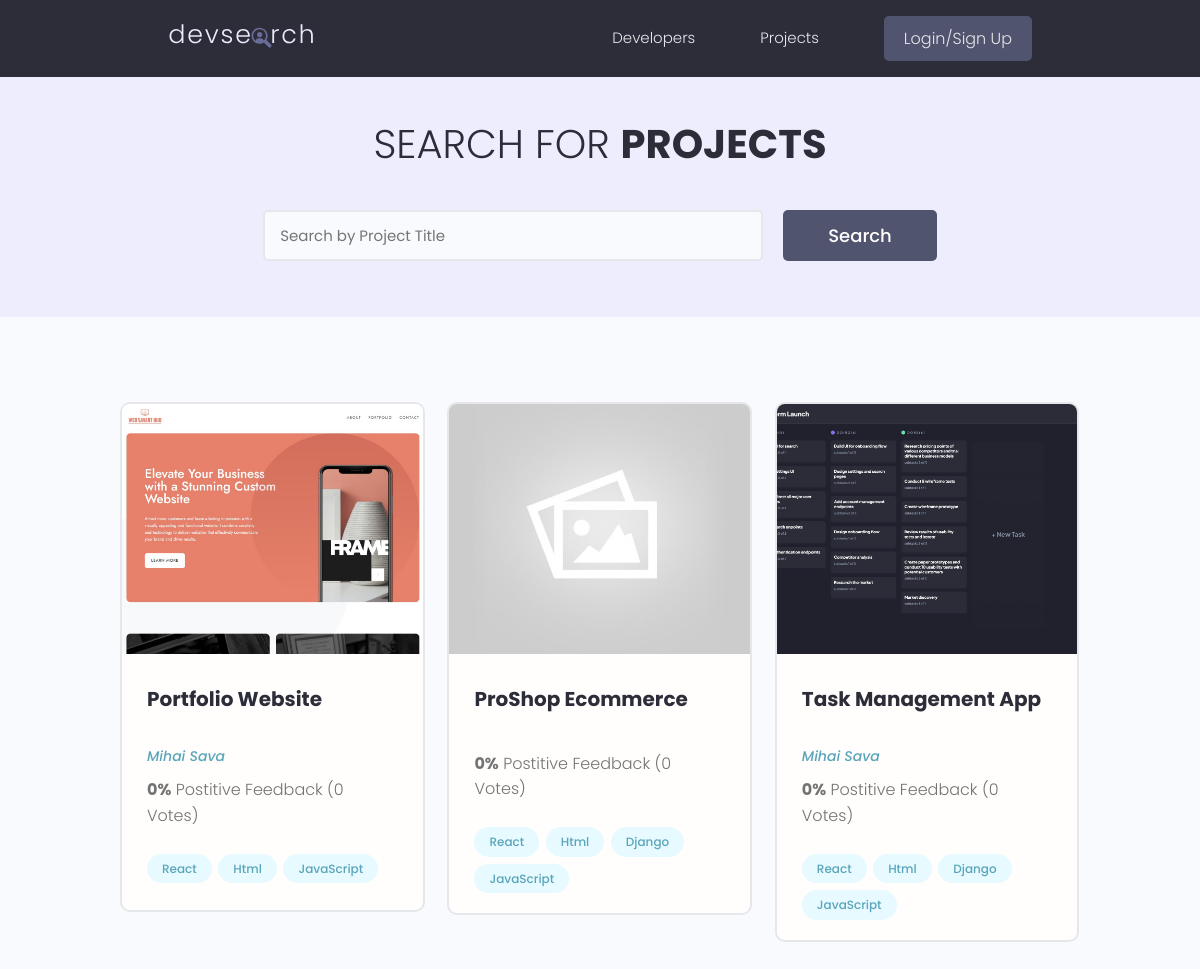
Before: /projects/ with the older database file.
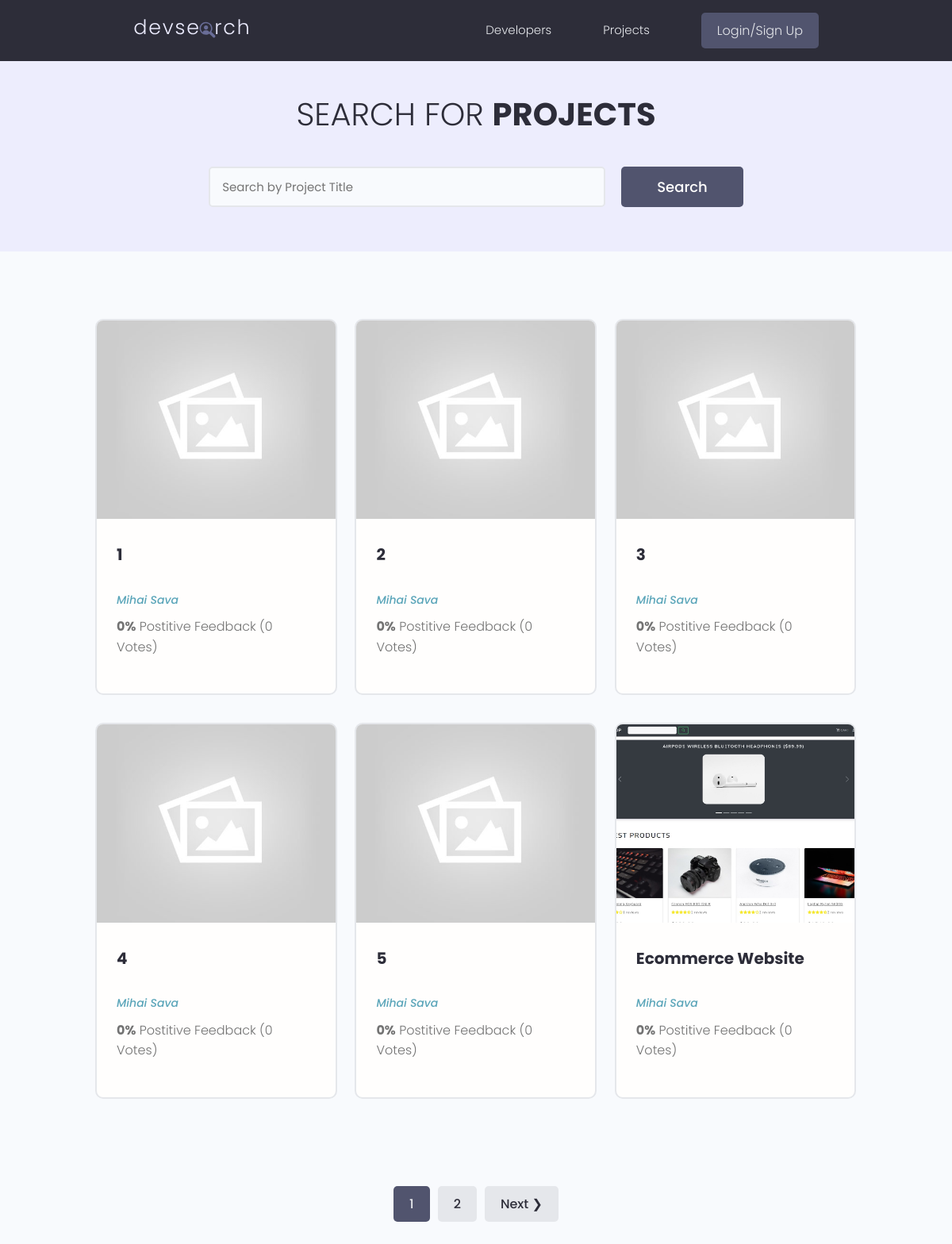
After: the same page with the newer database file.
### projects/models.py (models this page shows, shortened)
class Project(models.Model):
    owner = models.ForeignKey(
        Profile, null=True, blank=True, on_delete=models.CASCADE)
    title = models.CharField(max_length=200)
    description = models.TextField(null=True, blank=True)
    featured_imaged = models.ImageField(
        null=True, blank=True, default='default.jpg')
    demo_link = models.CharField(max_length=1000, null=True, blank=True)
    source_link = models.CharField(max_length=1000, null=True, blank=True)
    vote_total = models.IntegerField(default=0)
    vote_ratio = models.IntegerField(default=0)
    tags = models.ManyToManyField('Tag', blank=True)
    created = models.DateTimeField(auto_now_add=True)
    id = models.UUIDField(default=uuid.uuid4, unique=True,
                          primary_key=True, editable=False)
    class Meta:
        ordering = ['-vote_ratio', '-vote_total', 'title']
    @property
    def imageURL(self):
        try:
            img = self.featured_imaged
        except:
            img = ''
        return img

class Tag(models.Model):
    name = models.CharField(max_length=200)
    created = models.DateTimeField(auto_now_add=True)
    id = models.UUIDField(default=uuid.uuid4, unique=True,
                          primary_key=True, editable=False)

### users/models.py (models this page shows, shortened)
class Profile(models.Model):
    user = models.OneToOneField(
        User, on_delete=models.CASCADE, null=True, blank=True)
    name = models.CharField(max_length=200, null=True, blank=True)
    email = models.EmailField(max_length=500, null=True, blank=True)
    username = models.CharField(max_length=200, null=True, blank=True)
    location = models.CharField(max_length=200, null=True, blank=True)
    short_intro = models.CharField(max_length=500, null=True, blank=True)
    bio = models.TextField(null=True, blank=True)
    profile_image = models.ImageField(
        null=True, blank=True, upload_to='profiles/', default='profiles/user-default.png')
    social_github = models.CharField(max_length=200, null=True, blank=True)
    social_twitter = models.CharField(max_length=200, null=True, blank=True)
    social_linkedin = models.CharField(max_length=200, null=True, blank=True)
    social_youtube = models.CharField(max_length=200, null=True, blank=True)
    social_website = models.CharField(max_length=200, null=True, blank=True)
    created = models.DateTimeField(auto_now_add=True)
    id = models.UUIDField(default=uuid.uuid4, unique=True,
                          primary_key=True, editable=False)
    class Meta:
        ordering = ['created']

### projects/views.py (the view)
# urls.py: path('projects/', include('projects.urls')),
def projects(request):
    projects, search_query = searchProjects(request)
    custom_range, projects = paginateProjects(request, projects, 6)
    context = {'projects': projects,
               'search_query': search_query, 'custom_range': custom_range}
    return render(request, 'projects/projects.html', context)

### projects/utils.py (called while the page is built)
def paginateProjects(request, projects, results):
    page = request.GET.get('page')
    paginator = Paginator(projects, results)
    try:
        projects = paginator.page(page)
    except PageNotAnInteger:
        page = 1
        projects = paginator.page(page)
    except EmptyPage:
        page = paginator.num_pages
        projects = paginator.page(page)
    leftIndex = (int(page) - 2)
    if leftIndex < 1:
        leftIndex = 1
    rightIndex = (int(page) + 3)
    if rightIndex > paginator.num_pages:
        rightIndex = paginator.num_pages + 1
    custom_range = range(leftIndex, rightIndex)
    return custom_range, projects

def searchProjects(request):
    search_query = ''
    if request.GET.get('search_query'):
        search_query = request.GET.get('search_query')
    tags = Tag.objects.filter(name__iexact=search_query)
    projects = Project.objects.distinct().filter(
        Q(title__icontains=search_query) |
        Q(owner__name__icontains=search_query) |
        Q(tags__in=tags)
    )
    return projects, search_query

### projects/templates/projects/projects.html (shortened to what this page needs)
{% extends 'main.html' %}
{% block body %}
 <main class="projects">
    <section class="hero-section text-center">
      <div class="container container--narrow">
        <div class="hero-section__box">
          <h2>Search for <span>Projects</span></h2>
        </div>
        <div class="hero-section__search">
          <form id="searchForm" class="form" action="{% url 'projects' %}" method="get">
            <div class="form__field">
              <input class="input input--text" id="formInput#search" type="text" name="search_query"
               value="{{search_query}}" placeholder="Search by Project Title" />
            </div>
            <input class="btn btn--sub btn--lg" type="submit" value="Search" />
          </form>
        </div>
      </div>
    </section>
    <section class="projectsList">
      <div class="container">
        <div class="grid grid--three">
            {% for project in projects %}
                <div class="column">
                    <div class="card project">
                        <a href="{% url 'project' project.id %}" class="project">
                        <img class="project__thumbnail" src="{{ project.imageURL.url }}" alt="project thumbnail" />
                        <div class="card__body">
                            <h3 class="project__title">{{ project.title }}</h3>
                            <p><a class="project__author" href="{ % url 'user-profile' project.owner.id% }">{{ project.owner.name }}</a></p>
                            <p class="project--rating">
                            <span style="font-weight: bold;">{{ project.vote_ratio }}%</span> Postitive
                            Feedback ({{ project.vote_total }} Vote{{ project.vote_total|pluralize:"s"}})
                            </p>
                            <div class="project__tags">
                                {% for tag in project.tags.all %}
                                <span class="tag tag--pill tag--main">
                                    <small>{{ tag.name }}</small>
                                </span>
                            {% endfor %}
                            </div>
                        </div>
                        </a>
                    </div>
                </div>
          {% endfor %}
        </div>
      </div>
    </section>
    {% include 'pagination.html' with queryset=projects custom_range=custom_range %}
  </main>
{% endblock %}

Changed rows visible on the page:
removed Project: imageURL (picture), title "Portfolio Website", owner.name "Mihai Sava", vote_ratio "0", vote_total "0"
no longer on this page (row unchanged): Tag: name "React"
no longer on this page (row unchanged): Tag: name "Html"
no longer on this page (row unchanged): Tag: name "JavaScript"
no longer on this page (row unchanged): Project: imageURL (placeholder picture), title "ProShop Ecommerce", vote_ratio "0", vote_total "0"
no longer on this page (row unchanged): Tag: name "Django"
no longer on this page (row unchanged): Project: imageURL (picture), title "Task Management App", owner.name "Mihai Sava", vote_ratio "0", vote_total "0"
added Project: imageURL (placeholder picture), title "1", owner.name "Mihai Sava", vote_ratio "0", vote_total "0"
added Project: imageURL (placeholder picture), title "2", owner.name "Mihai Sava", vote_ratio "0", vote_total "0"
added Project: imageURL (placeholder picture), title "3", owner.name "Mihai Sava", vote_ratio "0", vote_total "0"
added Project: imageURL (placeholder picture), title "4", owner.name "Mihai Sava", vote_ratio "0", vote_total "0"
added Project: imageURL (placeholder picture), title "5", owner.name "Mihai Sava", vote_ratio "0", vote_total "0"
added Project: imageURL (picture), title "Ecommerce Website", owner.name "Mihai Sava", vote_ratio "0", vote_total "0"
Other visible differences:
new list line: "1"
new list line: "2"
text now shown: "Next ❯"
